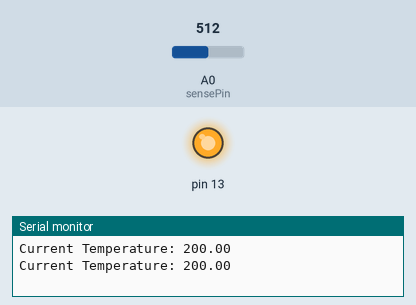
This sketch was run on a simulated Arduino Uno, built with avr-gcc and run on an emulated ATmega328P. Shown: output pins drawn as LEDs (lit = HIGH), the last lines printed to the serial monitor. The test bench sets the inputs (shaded band); at power-on: A0 (sensePin) = 512.

Above: at 5.8 s.
5.9 s: A0 (sensePin) set to 167
11.9 s: A0 (sensePin) set to 144
At 15.6 s:
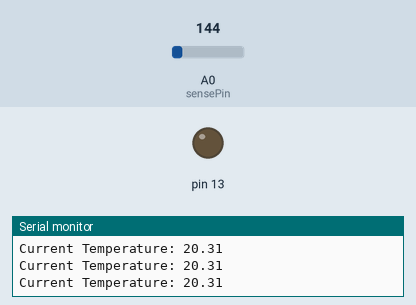
17.9 s: A0 (sensePin) set to 306
At 18.9 s:
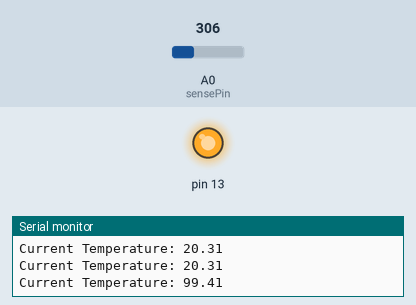
23.9 s: A0 (sensePin) set to 122
At 29.0 s:
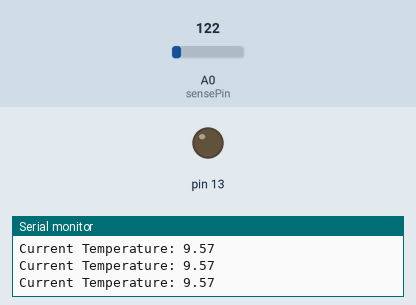
Timing chart, 0 to 30.5 s (numbered marks = the images above; inputs shaded):
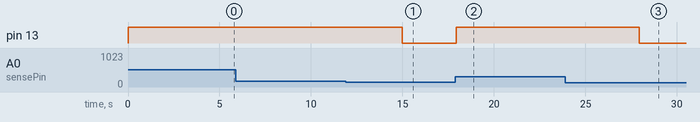

Measured:
- the behaviour switches between 160 and 159 on A0 (sensePin) (found by bisection; images 0 and 1)
- after the input at 11.9 s, pin 13: HIGH → LOW after 3.1 s
- after the input at 17.9 s, pin 13: LOW → HIGH at once
- after the input at 23.9 s, pin 13: HIGH → LOW after 4.0 s

The sketch:

Fancode.ino
```cpp
  int sensePin = A0;  //This is the Arduino Pin that will read the sensor output
int sensorInput;    //The variable we will use to store the sensor input
double temp;        //The variable we will use to store temperature in degrees.

void setup() {
  // put your setup code here, to run once:
  Serial.begin(9600); //Start the Serial Port at 9600 baud (default)
pinMode( 13,OUTPUT);
}
void loop() {
  // put your main code here, to run repeatedly:
  sensorInput = analogRead(A0);    //read the analog sensor and store it
  temp = (double)sensorInput / 1024;       //find percentage of input reading
  temp = temp * 5;                 //multiply by 5V to get voltage
  temp = temp - 0.5;               //Subtract the offset
  temp = temp * 100;               //Convert to degrees

  Serial.print("Current Temperature: ");
  Serial.println(temp);
  if( temp > 28 ) {
   digitalWrite(13,HIGH);
   delay(5000);
} else {
  digitalWrite(13,LOW);
}
}
```
